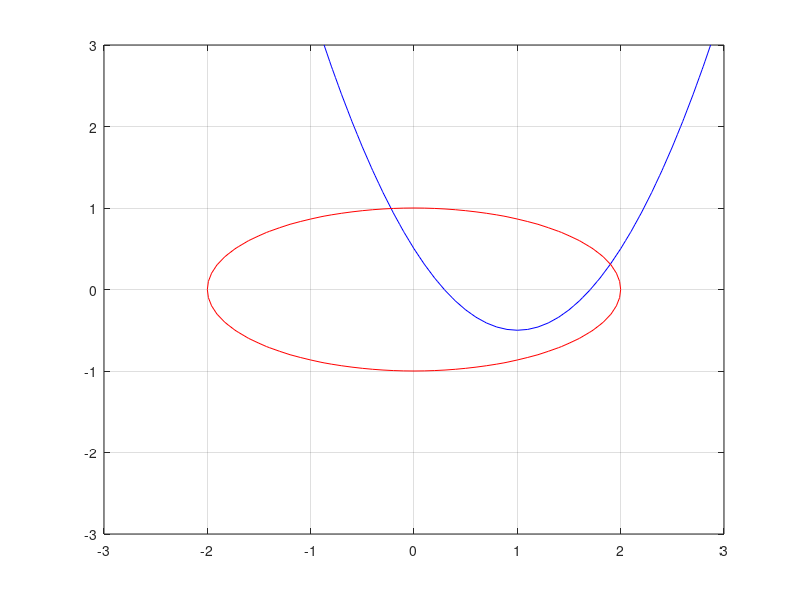

The MATLAB script that drew this image:
% Script para plotear curvas de nivel usando contour
% Luciano Ponzellini Marinelli (2017)

x = -3:0.1:3;
y = x;
[X,Y] = meshgrid(x,y);
Z1 = X.^2-2*X-Y+0.5;
Z2 = X.^2+4*Y.^2-4;
contour(X,Y,Z1,[0,0],'b'), hold on,
contour(X,Y,Z2,[0,0],'r'), grid on,
